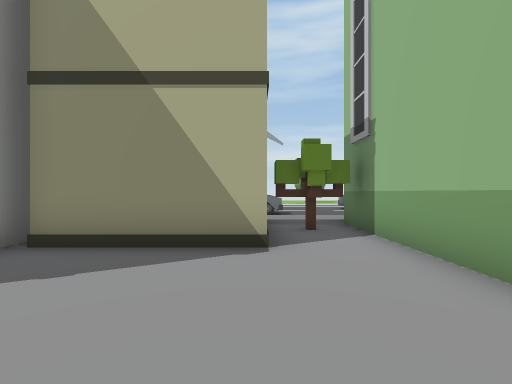
view 1 (above)

24 first-person views from a walk through a 3-D level made in the Unity game engine. The camera is 1.4 m above the floor, looks level and sees 85° across. The floor is counted in squares, 1.67 m on a side. Each view is taken from the middle of a square. On the plan, view 1 faces up. The plan holds only what a view shows up to about 10 squares ahead; the rest is blank. The place goes on beyond the plan. The player is left out.

view 2
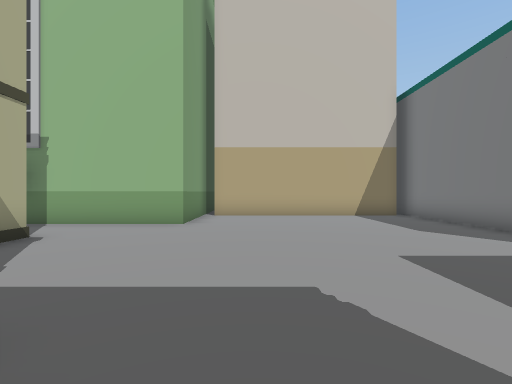

view 3
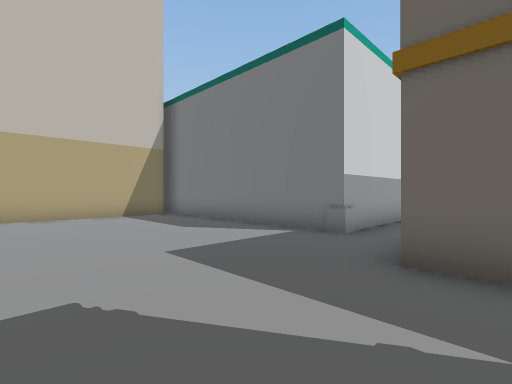

view 4
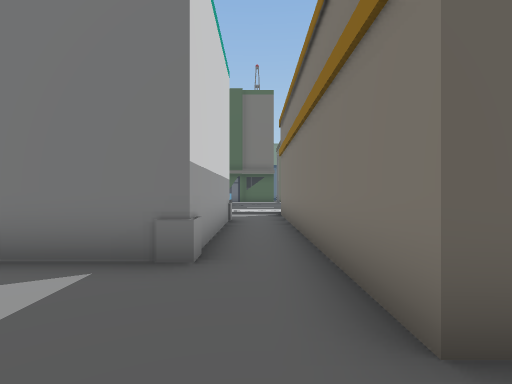

view 5
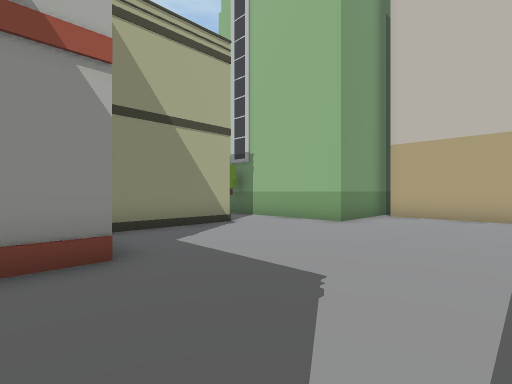

view 6
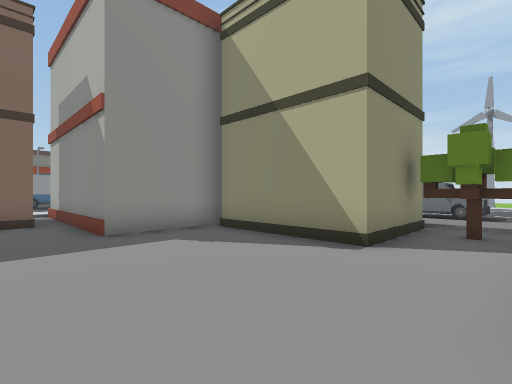

view 7
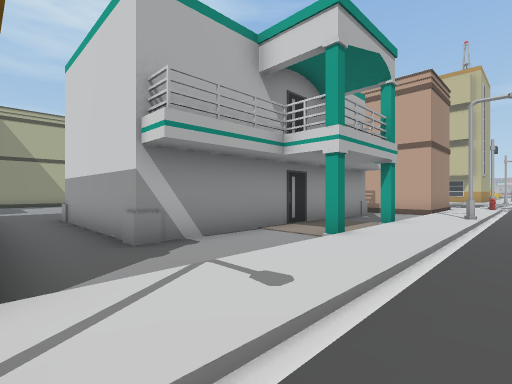

view 8
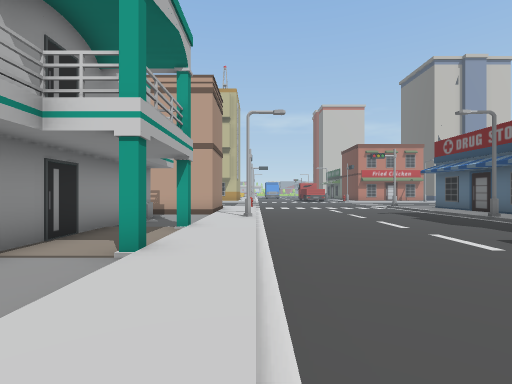

view 9
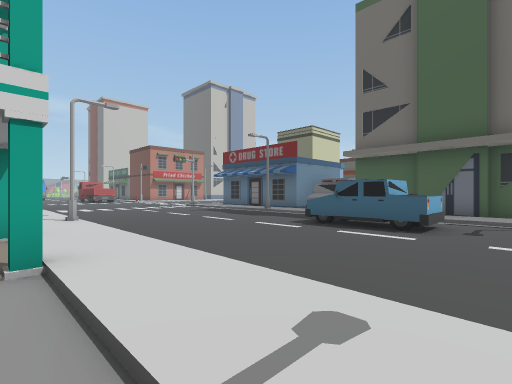

view 10
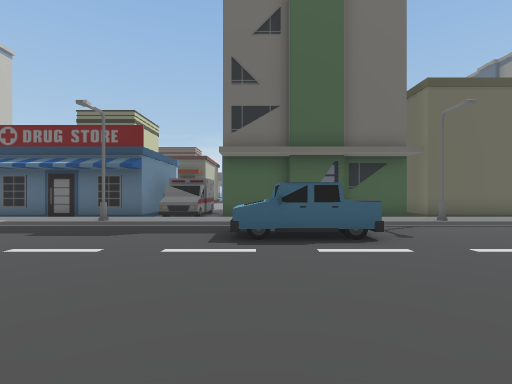

view 11
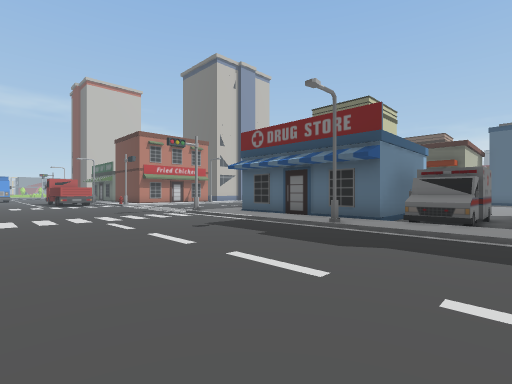

view 12
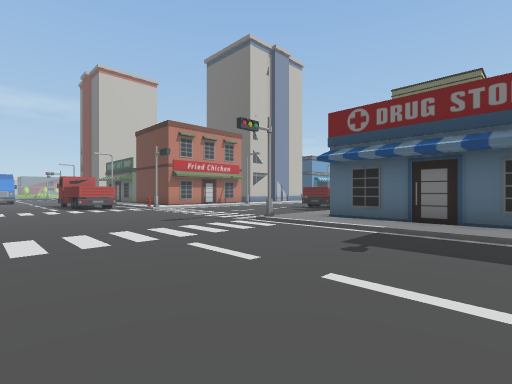

view 13
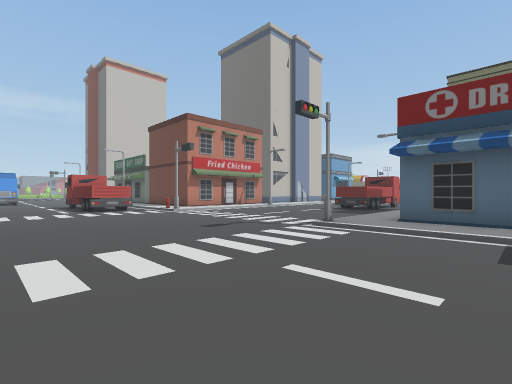

view 14
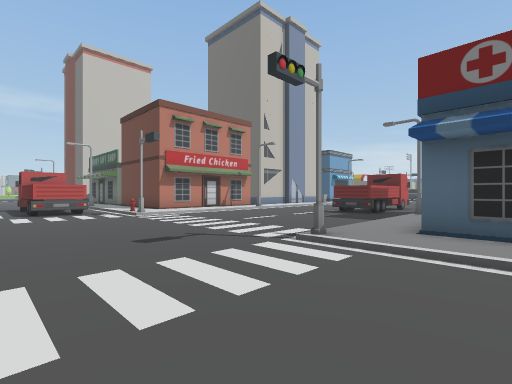

view 15
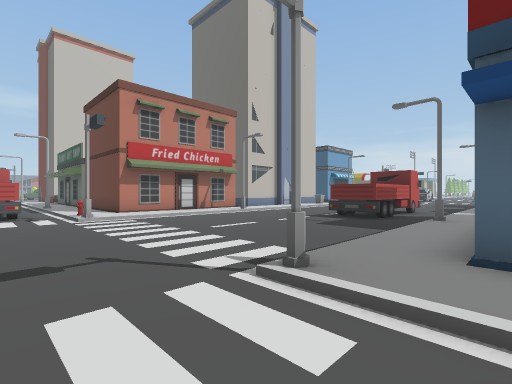

view 16
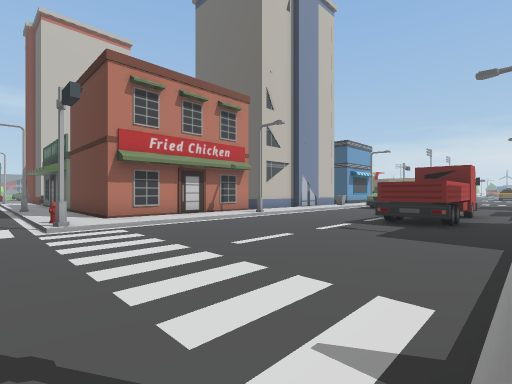

view 17
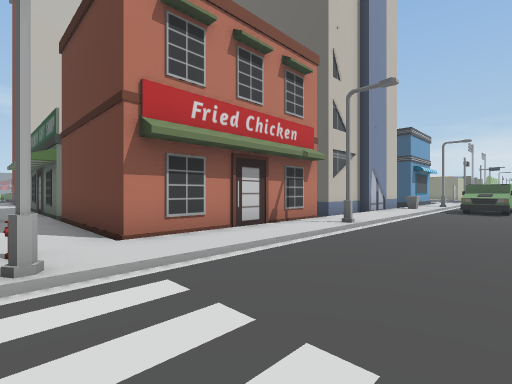

view 18
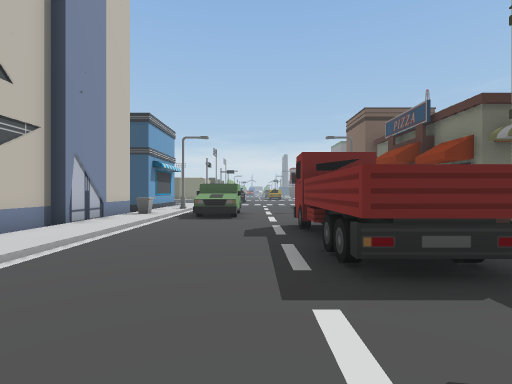

view 19
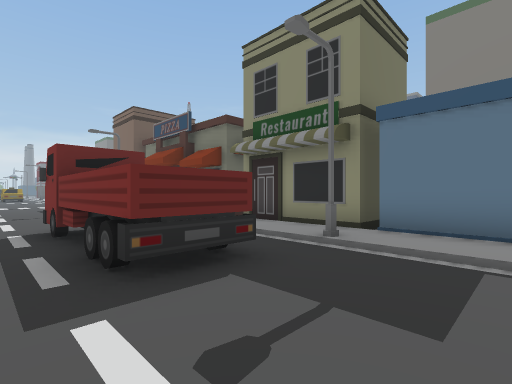

view 20
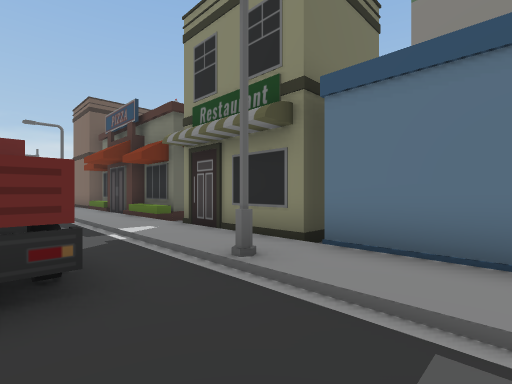

view 21
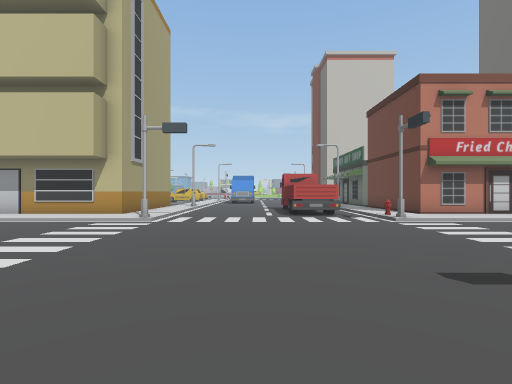

view 22
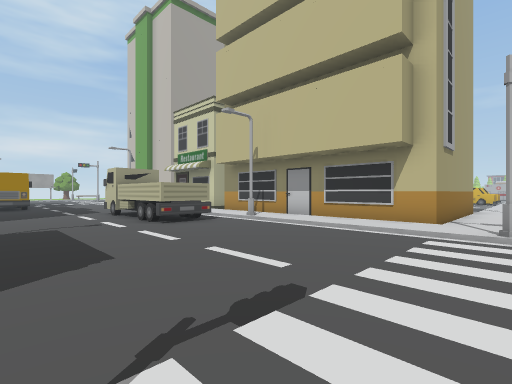

view 23
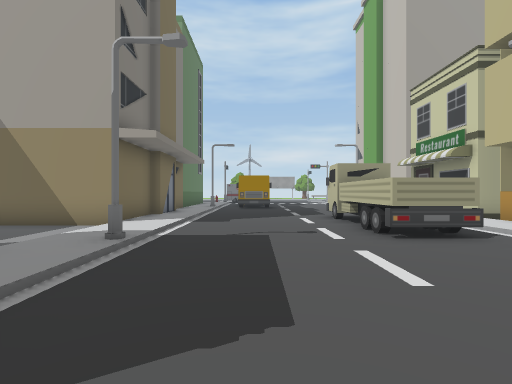

view 24
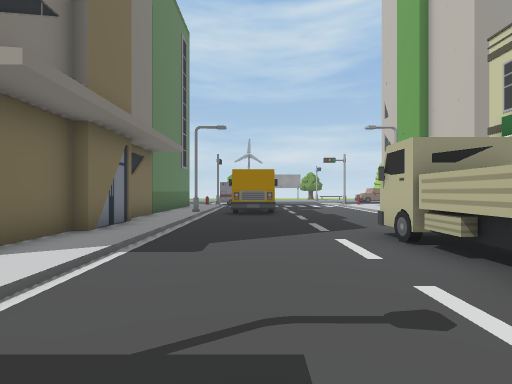

### Floor plan
Key: @ floor where view 1 was taken; # wall or solid block; . main floor; : floor 0.25 m higher than the main floor; / step, stairs or slope; T tree; B building; R truck; S streetlight; O other object.
Columns run from 5 left of view 1 to 23 right of it. Each row starts with its distance up from view 1.
 10    RRRR
  9      ///
  8      :::
  7      BT.B
  6      BTT
  5  #   B..B
  4  #BBBB..B
  3  #......B
  2 ##......BBB    B:/. ....  B
  1 ..........B    B:/......  BB
  0 .....@....B    B:/.....   B
 -1 ..........B     B/.....   B
 -2 ..........B     B/.....   B
 -3 ..........B    B:/....R   B
 -4 BB........B    B:/....RR
 -5  B........B  BBB:/....R /:B
 -6  B.#######   ...:/....RR/:
 -7  B.#          ..:/....RR/:B
 -8  B.#            :S......S:B
 -9  B.#            :/....../:B
-10  B.#########     /....../:B
-11  B...........     ....../:B
-12  B....#.#....#    ....../:BBB
-13  :::::::::::::    ....../::::
-14   /////////S///   ......#//
-15  ..........................
-16   .........................
-17   .........................
-18  ...........................
-19 ....RRR...................RR
-20 ....R R...................R
-21 /S///  ////S/////#....../O///
-22 :::::  ::::::::::/....../::::
-23 #BBBBBBBOO######:/....../:###
-24         OO#    #:/....../:#
-25         O #    #:/....../:#
-26        BO      #:/....../:#
-27        B.      #:S......S:#
-28              BBB:/.RR.../:#
-29                B:/.RR.../:BB
-30                B:/.RR.../:B
-31                B:/.RR.../:B
-32                .:/.RR.../:B
-33               BB:/....../:B
-34                B:/  ..OO/:B
-35                B:/  ..OO/OB

Positions as (right, up) in squares from view 1, and headings:
1: (0, 0), facing up
2: (-5, 0), facing right
3: (-5, 0), facing down-right
4: (-3, -2), facing down
5: (-5, -2), facing up-right
6: (2, 0), facing up-left
7: (-4, -15), facing up-right
8: (-3, -14), facing right
9: (-3, -12), facing down-right
10: (1, -13), facing down
11: (2, -15), facing down-right
12: (6, -15), facing down-right
13: (8, -15), facing down-right
14: (9, -17), facing down-right
15: (10, -19), facing down-right
16: (12, -20), facing down-right
17: (16, -21), facing down-right
18: (16, -25), facing down
19: (16, -25), facing down-left
20: (14, -25), facing down-left
21: (11, -17), facing right
22: (13, -14), facing up-right
23: (14, -12), facing up
24: (14, -8), facing up
